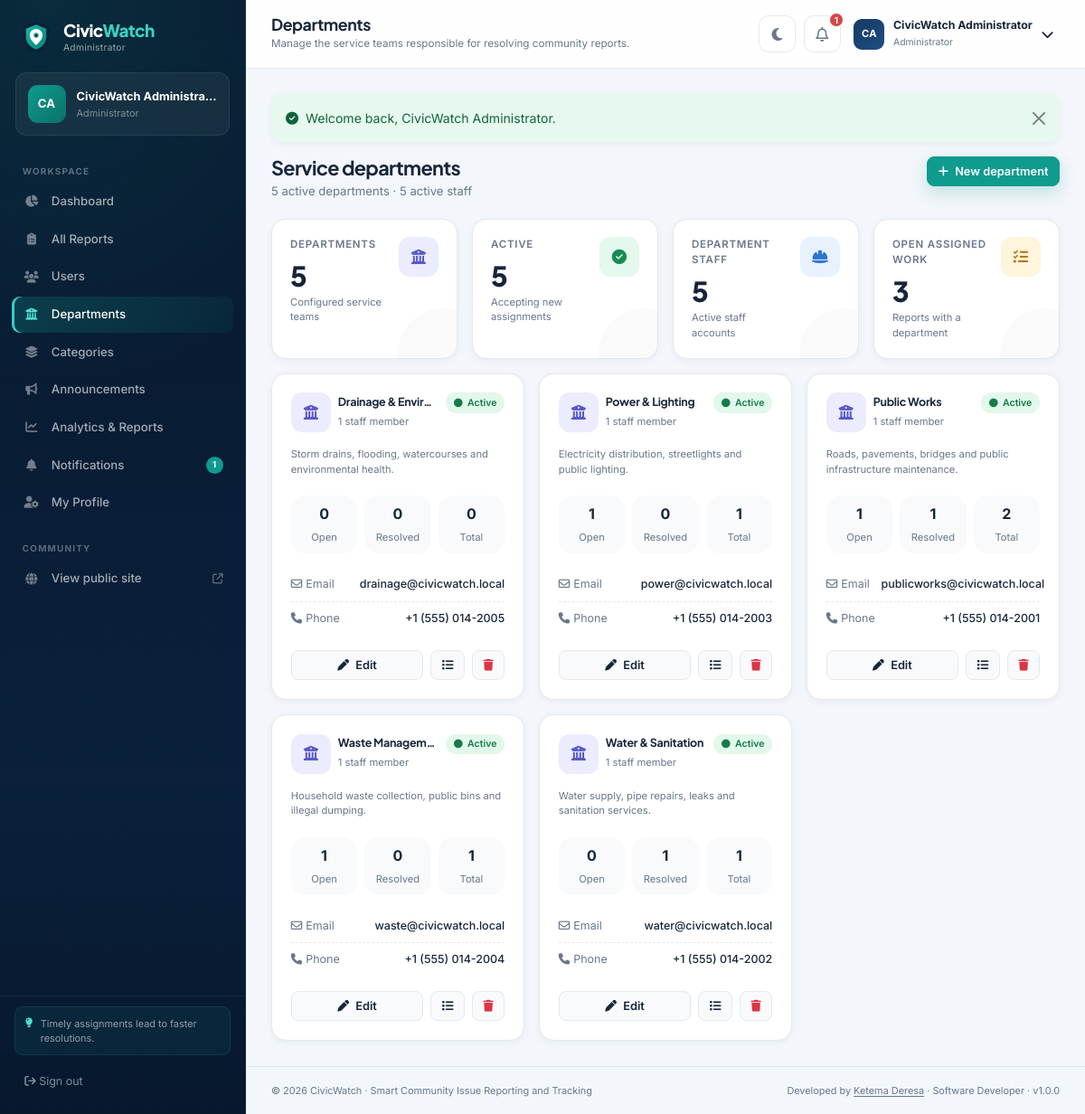
The app's page /admin/departments.php (signed in) with its own data.
### tables this page shows
CREATE TABLE users (
    id INT UNSIGNED NOT NULL AUTO_INCREMENT,
    full_name VARCHAR(120) NOT NULL,
    email VARCHAR(160) NOT NULL,
    phone VARCHAR(30) NULL,
    address VARCHAR(255) NULL,
    password_hash VARCHAR(255) NOT NULL,
    role ENUM('admin', 'citizen', 'staff') NOT NULL DEFAULT 'citizen',
    department_id INT UNSIGNED NULL,
    avatar VARCHAR(255) NULL,
    is_active TINYINT(1) NOT NULL DEFAULT 1,
    last_login DATETIME NULL,
    created_at TIMESTAMP NOT NULL DEFAULT CURRENT_TIMESTAMP,
    updated_at TIMESTAMP NOT NULL DEFAULT CURRENT_TIMESTAMP ON UPDATE CURRENT_TIMESTAMP,
    PRIMARY KEY (id),
    UNIQUE KEY uq_users_email (email),
    KEY idx_users_role (role),
    KEY idx_users_department (department_id),
    KEY idx_users_active (is_active),
    CONSTRAINT fk_users_department
        FOREIGN KEY (department_id) REFERENCES departments (id)
        ON UPDATE CASCADE ON DELETE SET NULL
);

CREATE TABLE departments (
    id INT UNSIGNED NOT NULL AUTO_INCREMENT,
    name VARCHAR(120) NOT NULL,
    slug VARCHAR(140) NOT NULL,
    description TEXT NULL,
    email VARCHAR(160) NULL,
    phone VARCHAR(30) NULL,
    is_active TINYINT(1) NOT NULL DEFAULT 1,
    created_at TIMESTAMP NOT NULL DEFAULT CURRENT_TIMESTAMP,
    updated_at TIMESTAMP NOT NULL DEFAULT CURRENT_TIMESTAMP ON UPDATE CURRENT_TIMESTAMP,
    PRIMARY KEY (id),
    UNIQUE KEY uq_departments_name (name),
    UNIQUE KEY uq_departments_slug (slug),
    KEY idx_departments_active (is_active)
);

### admin/departments.php (the view, shortened to what the rows shown need)
<?php
require_once __DIR__ . '/../includes/functions.php';
$user = require_role('admin');
$departments = fetch_all(
    "SELECT d.*,
            (SELECT COUNT(*) FROM users u WHERE u.department_id = d.id AND u.role = 'staff') AS staff_count,
            (SELECT COUNT(*) FROM reports r WHERE r.department_id = d.id) AS report_count,
            (SELECT COUNT(*) FROM reports r WHERE r.department_id = d.id AND r.status NOT IN ('resolved','rejected')) AS open_count,
            (SELECT COUNT(*) FROM reports r WHERE r.department_id = d.id AND r.status = 'resolved') AS resolved_count
     FROM departments d
     ORDER BY d.is_active DESC, d.name ASC"
);
$pageTitle = 'Departments';
$activePage = 'departments';
require __DIR__ . '/../includes/dashboard_header.php';
?>
<div class="page-heading">
    <div>
        <h2>Service departments</h2>
    </div>
</div>
<div class="row g-3">
    <?php if ($departments): foreach ($departments as $department): ?>
        <div class="col-md-6 col-xl-4">
            <div class="content-card h-100">
                <div class="content-card-body">
                    <div class="d-flex justify-content-between align-items-start gap-2 mb-3">
                        <div class="d-flex align-items-center gap-2 min-w-0">
                            <span class="stat-icon indigo"><i class="fa-solid fa-building-columns"></i></span>
                            <div class="min-w-0">
                                <h3 class="fs-7 fw-700 mb-0 text-truncate"><?= e($department['name']) ?></h3>
                                <span class="fs-8 text-body-secondary"><?= (int) $department['staff_count'] ?> staff member<?= (int) $department['staff_count'] === 1 ? '' : 's' ?></span>
                            </div>
                        </div>
                        <?php if ((int) $department['is_active']): ?>
                            <span class="badge-status status-resolved"><i class="fa-solid fa-circle"></i> Active</span>
                        <?php else: ?>
                            <span class="badge-status status-rejected"><i class="fa-solid fa-circle"></i> Inactive</span>
                        <?php endif; ?>
                    </div>
                    <p class="fs-8 text-body-secondary" style="min-height:38px;"><?= e(short_text($department['description'] ?: 'No description provided.', 105)) ?></p>
                    <div class="row g-2 mb-3 text-center">
                        <div class="col-4"><div class="bg-soft rounded-cw py-2"><strong class="d-block"><?= (int) $department['open_count'] ?></strong><span class="fs-8 text-body-secondary">Open</span></div></div>
                        <div class="col-4"><div class="bg-soft rounded-cw py-2"><strong class="d-block"><?= (int) $department['resolved_count'] ?></strong><span class="fs-8 text-body-secondary">Resolved</span></div></div>
                        <div class="col-4"><div class="bg-soft rounded-cw py-2"><strong class="d-block"><?= (int) $department['report_count'] ?></strong><span class="fs-8 text-body-secondary">Total</span></div></div>
                    </div>
                    <ul class="detail-list mb-3">
                        <li><span class="label"><i class="fa-regular fa-envelope me-1"></i>Email</span><span class="value"><?= e($department['email'] ?: '—') ?></span></li>
                        <li><span class="label"><i class="fa-solid fa-phone me-1"></i>Phone</span><span class="value"><?= e($department['phone'] ?: '—') ?></span></li>
                    </ul>
                    <div class="d-flex gap-2">
                        <button class="btn btn-soft btn-sm flex-grow-1" type="button" data-bs-toggle="modal" data-bs-target="#editDept<?= (int) $department['id'] ?>"><i class="fa-solid fa-pen me-1"></i> Edit</button>
                        <a class="btn btn-soft btn-sm" href="<?= e(url('admin/reports.php?department=' . (int) $department['id'])) ?>" title="View department reports"><i class="fa-solid fa-list"></i></a>
                        <form method="post" action="<?= e(url('admin/departments.php')) ?>" class="d-inline" data-confirm="Delete this department? This is only possible when it has no linked staff or reports.">
                            <button class="btn btn-soft btn-sm text-danger" type="submit" title="Delete department"><i class="fa-solid fa-trash"></i></button>
                        </form>
                    </div>
                </div>
            </div>
        </div>
    <?php endforeach; endif; ?>
</div>
<?php require __DIR__ . '/../includes/dashboard_footer.php'; ?>

### includes/dashboard_header.php (shortened to what the rows shown need)
<?php
require_once __DIR__ . '/functions.php';
$user = auth_user();
$pageTitle = $pageTitle ?? 'Dashboard';
$activePage = $activePage ?? '';
$unread = unread_notifications((int) $user['id']);
$role = $user['role'];
$roleLabel = role_label($role);
$navItems = [];
if ($role === 'admin') {
    $navItems = [
        ['key' => 'dashboard', 'label' => 'Dashboard', 'icon' => 'fa-chart-pie', 'href' => 'admin/index.php'],
        ['key' => 'reports', 'label' => 'All Reports', 'icon' => 'fa-clipboard-list', 'href' => 'admin/reports.php'],
        ['key' => 'users', 'label' => 'Users', 'icon' => 'fa-users', 'href' => 'admin/users.php'],
        ['key' => 'departments', 'label' => 'Departments', 'icon' => 'fa-building-columns', 'href' => 'admin/departments.php'],
        ['key' => 'categories', 'label' => 'Categories', 'icon' => 'fa-layer-group', 'href' => 'admin/categories.php'],
        ['key' => 'announcements', 'label' => 'Announcements', 'icon' => 'fa-bullhorn', 'href' => 'admin/announcements.php'],
        ['key' => 'analytics', 'label' => 'Analytics & Reports', 'icon' => 'fa-chart-line', 'href' => 'admin/analytics.php'],
    ];
} elseif ($role === 'staff') {
    $navItems = [
        ['key' => 'dashboard', 'label' => 'Dashboard', 'icon' => 'fa-chart-pie', 'href' => 'staff/index.php'],
        ['key' => 'reports', 'label' => 'Assigned Reports', 'icon' => 'fa-clipboard-check', 'href' => 'staff/reports.php'],
    ];
}
$navItems[] = ['key' => 'notifications', 'label' => 'Notifications', 'icon' => 'fa-bell', 'href' => 'notifications.php'];
$navItems[] = ['key' => 'profile', 'label' => 'My Profile', 'icon' => 'fa-user-gear', 'href' => 'profile.php'];
?>
<!doctype html>
<html lang="en" data-bs-theme="light">
<head>
    <link href="https://cdn.jsdelivr.net/npm/bootstrap@5.3.3/dist/css/bootstrap.min.css" rel="stylesheet">
    <link href="https://cdnjs.cloudflare.com/ajax/libs/font-awesome/6.5.2/css/all.min.css" rel="stylesheet">
    <link href="https://unpkg.com/leaflet@1.9.4/dist/leaflet.css" rel="stylesheet">
    <link href="<?= e(asset('css/style.css')) ?>" rel="stylesheet">
</head>
<body class="dashboard-body">
<div class="app-shell">
    <aside class="app-sidebar" id="appSidebar" aria-label="Main navigation">
        <div class="sidebar-head">
            <a class="brand-lockup brand-lockup-light" href="<?= e(url(dashboard_path($role))) ?>">
                <span><strong>Civic<span>Watch</span></strong><small><?= e($roleLabel) ?></small></span>
            </a>
        </div>
        <div class="sidebar-profile">
            <div class="avatar avatar-teal"><?= e(initials($user['full_name'])) ?></div>
            <div class="min-w-0">
                <strong class="text-truncate d-block"><?= e($user['full_name']) ?></strong>
                <span class="text-truncate d-block"><?= e($user['department_name'] ?: $roleLabel) ?></span>
            </div>
        </div>
        <nav class="sidebar-nav">
            <?php foreach ($navItems as $item): ?>
                <a class="sidebar-link <?= $activePage === $item['key'] ? 'active' : '' ?>"
                   href="<?= e(url($item['href'])) ?>">
                    <span class="sidebar-icon"><i class="fa-solid <?= e($item['icon']) ?>"></i></span>
                    <span><?= e($item['label']) ?></span>
                    <?php if ($item['key'] === 'notifications' && $unread > 0): ?>
                        <span class="nav-count"><?= e($unread > 99 ? '99+' : (string) $unread) ?></span>
                    <?php endif; ?>
                </a>
            <?php endforeach; ?>
        </nav>
    </aside>
    <div class="app-main">
        <header class="app-topbar">
            <div class="d-flex align-items-center gap-3 min-w-0">
                <div class="min-w-0">
                    <h1 class="topbar-title text-truncate"><?= e($pageTitle) ?></h1>
                </div>
            </div>
            <div class="topbar-actions">
                <a class="icon-btn notification-btn" href="<?= e(url('notifications.php')) ?>" aria-label="Notifications" title="Notifications">
                    <i class="fa-regular fa-bell"></i>
                    <?php if ($unread > 0): ?><span class="notification-dot"><?= e($unread > 9 ? '9+' : (string) $unread) ?></span><?php endif; ?>
                </a>
                <div class="dropdown">
                    <button class="user-menu" type="button" data-bs-toggle="dropdown" aria-expanded="false">
                        <span class="avatar avatar-sm"><?= e(initials($user['full_name'])) ?></span>
                        <span class="user-menu-text d-none d-md-block">
                            <strong><?= e($user['full_name']) ?></strong>
                            <small><?= e($roleLabel) ?></small>
                        </span>
                        <i class="fa-solid fa-chevron-down small d-none d-md-block"></i>
                    </button>
                </div>
            </div>
        </header>
        <main class="app-content">

### records on screen
users: role "Administrator", full_name "CA", full_name "CivicWatch Administra…", id "1", full_name "CivicWatch Administrator"
departments: name "Drainage & Envir…", staff_count "1", is_active 1 (drawn), description "Storm drains, flooding, watercourses and environmental health.", open_count "0", resolved_count "0", report_count "0", email "drainage@civicwatch.local", phone "+1 (555) 014-2005"
departments: name "Power & Lighting", staff_count "1", is_active 1 (drawn), description "Electricity distribution, streetlights and public lighting.", open_count "1", resolved_count "0", report_count "1", email "power@civicwatch.local", phone "+1 (555) 014-2003"
departments: name "Public Works", staff_count "1", is_active 1 (drawn), description "Roads, pavements, bridges and public infrastructure maintenance.", open_count "1", resolved_count "1", report_count "2", email "publicworks@civicwatch.local", phone "+1 (555) 014-2001"
departments: name "Waste Managem…", staff_count "1", is_active 1 (drawn), description "Household waste collection, public bins and illegal dumping.", open_count "1", resolved_count "0", report_count "1", email "waste@civicwatch.local", phone "+1 (555) 014-2004"
departments: name "Water & Sanitation", staff_count "1", is_active 1 (drawn), description "Water supply, pipe repairs, leaks and sanitation services.", open_count "0", resolved_count "1", report_count "1", email "water@civicwatch.local", phone "+1 (555) 014-2002"

### other values on screen
$user['department_name'] ?: $roleLabel "Administrator"
$item['label'] "Dashboard"
$item['label'] "All Reports"
$item['label'] "Users"
$item['label'] "Departments"
$item['label'] "Categories"
$item['label'] "Announcements"
$item['label'] "Analytics & Reports"
$item['label'] "Notifications"
$item['label'] "My Profile"
$pageTitle "Departments"
$pageSubtitle "Manage the service teams responsible for resolving community reports."
$flash['message'] "Welcome back, CivicWatch Administrator."
$summary['active'] "5"
$summary['staff'] "5"
